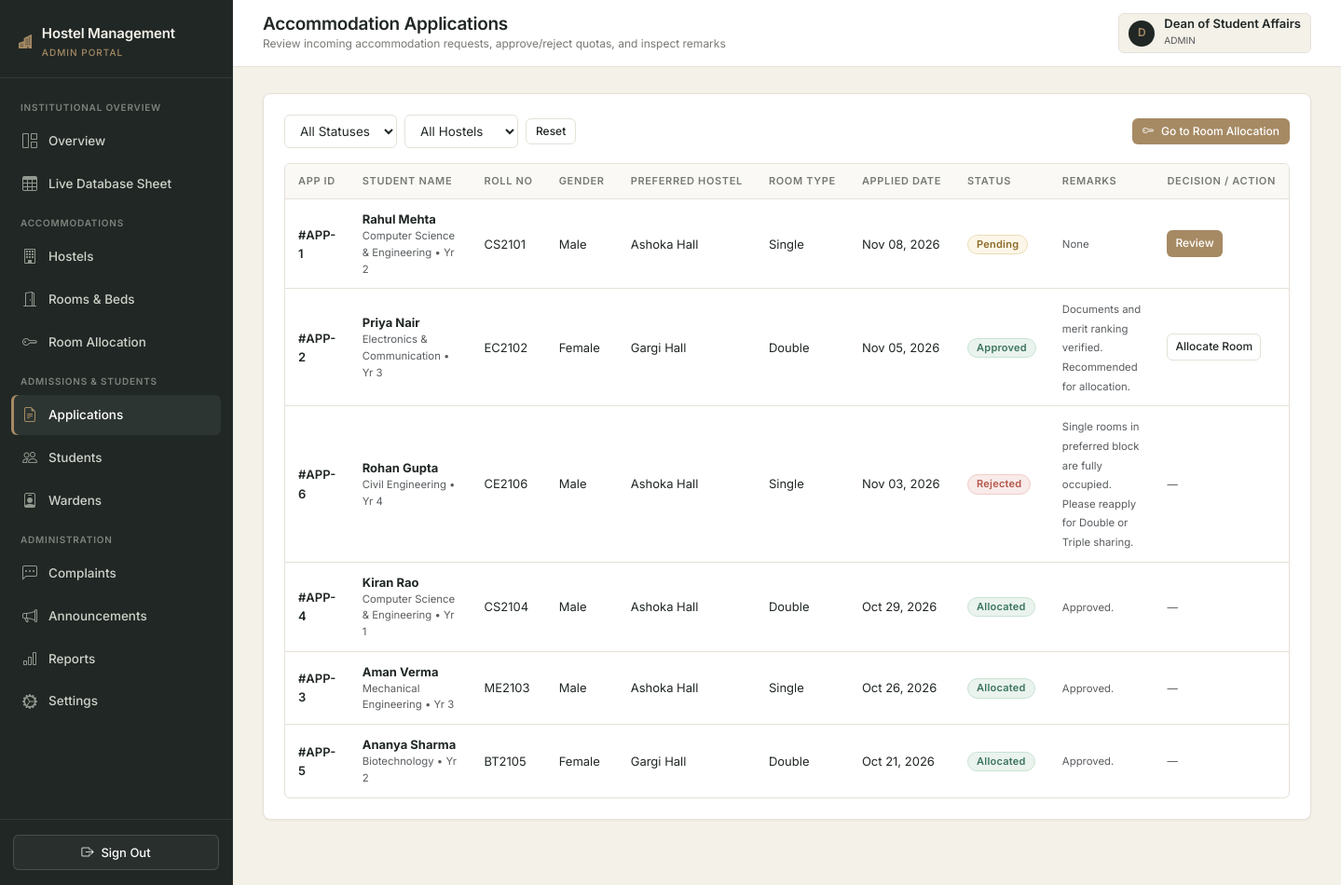
The page /admin/applications (signed in) on the database its author committed.
### hostel_allocation_system/app/models.py (models this page shows, shortened)
class User(UserMixin, db.Model):
    __tablename__ = "users"
    id = db.Column(db.Integer, primary_key=True)
    name = db.Column(db.String(100), nullable=False)
    email = db.Column(db.String(120), unique=True, nullable=False, index=True)
    password_hash = db.Column(db.String(255), nullable=False)
    role = db.Column(db.Enum("student", "warden", "admin", name="user_roles"), nullable=False)
    created_at = db.Column(db.DateTime, default=datetime.utcnow, nullable=False)
    student = db.relationship("Student", backref="user", uselist=False, cascade="all, delete-orphan")
    warden = db.relationship("Warden", backref="user", uselist=False, cascade="all, delete-orphan")

class Application(db.Model):
    __tablename__ = "applications"
    id = db.Column(db.Integer, primary_key=True)
    student_id = db.Column(db.Integer, db.ForeignKey("students.id", ondelete="CASCADE"), nullable=False)
    preferred_hostel_id = db.Column(db.Integer, db.ForeignKey("hostels.id"), nullable=False)
    preferred_room_type = db.Column(db.Enum("Single", "Double", "Triple", "Dormitory", name="pref_room_types"), nullable=False)
    application_date = db.Column(db.DateTime, default=datetime.utcnow, nullable=False)
    status = db.Column(db.Enum("Pending", "Approved", "Rejected", "Allocated", "Cancelled", name="app_status"), default="Pending", nullable=False)
    admin_remarks = db.Column(db.String(255))
    preferred_hostel = db.relationship("Hostel")
    allocations = db.relationship("Allocation", backref="application", lazy="dynamic")

class Student(db.Model):
    __tablename__ = "students"
    id = db.Column(db.Integer, primary_key=True)
    user_id = db.Column(db.Integer, db.ForeignKey("users.id", ondelete="CASCADE"), unique=True, nullable=False)
    registration_number = db.Column(db.String(30), unique=True, nullable=False, index=True)
    phone = db.Column(db.String(15), nullable=False)
    department = db.Column(db.String(100), nullable=False)
    academic_year = db.Column(db.SmallInteger, nullable=False)
    gender = db.Column(db.Enum("Male", "Female", "Other", name="genders"), nullable=False)
    address = db.Column(db.String(255))
    applications = db.relationship("Application", backref="student", cascade="all, delete-orphan", lazy="dynamic")
    allocations = db.relationship("Allocation", backref="student", cascade="all, delete-orphan", lazy="dynamic")
    complaints = db.relationship("Complaint", backref="student", cascade="all, delete-orphan", lazy="dynamic")

class Hostel(db.Model):
    __tablename__ = "hostels"
    id = db.Column(db.Integer, primary_key=True)
    hostel_name = db.Column(db.String(100), unique=True, nullable=False)
    hostel_type = db.Column(db.Enum("Boys", "Girls", "Co-ed", name="hostel_types"), nullable=False)
    address = db.Column(db.String(255), nullable=False)
    total_rooms = db.Column(db.Integer, default=0, nullable=False)
    description = db.Column(db.Text)
    rooms = db.relationship("Room", backref="hostel", cascade="all, delete-orphan", lazy="dynamic")
    wardens = db.relationship("Warden", backref="hostel", lazy="dynamic")
    complaints = db.relationship("Complaint", backref="hostel", lazy="dynamic")
    announcements = db.relationship("Announcement", backref="hostel", lazy="dynamic")

### hostel_allocation_system/app/admin/routes.py (the view)
@bp.route("/applications")
@login_required
@role_required("admin")
def applications():
    status_filter = request.args.get("status", "").strip()
    hostel_id = request.args.get("hostel_id", type=int)
    apps_query = Application.query.join(Student).join(User)
    if status_filter:
        apps_query = apps_query.filter(Application.status == status_filter)
    if hostel_id:
        apps_query = apps_query.filter(Application.preferred_hostel_id == hostel_id)
    all_apps = apps_query.order_by(Application.application_date.desc()).all()
    hostels = Hostel.query.all()
    decision_form = ApplicationDecisionForm()
    return render_template("admin/applications.html",
                           applications=all_apps,
                           hostels=hostels,
                           selected_status=status_filter,
                           selected_hostel=hostel_id,
                           decision_form=decision_form)

### hostel_allocation_system/app/forms.py
class ApplicationDecisionForm(FlaskForm):
    status = SelectField("Decision", choices=[
        ("Approved", "Approve Application"),
        ("Rejected", "Reject Application")
    ], validators=[DataRequired()])
    admin_remarks = TextAreaField("Admin Remarks / Reason", validators=[Optional(), Length(max=255)])
    submit = SubmitField("Submit Decision")

### hostel_allocation_system/app/__init__.py (called while the page is built)
@login_manager.user_loader
def load_user(user_id):
    from .models import User
    return db.session.get(User, int(user_id))

### hostel_allocation_system/app/templates/admin/applications.html (shortened to what this page needs)
{% extends "shared/base.html" %}
{% block page_title %}Accommodation Applications{% endblock %}
{% block page_subtitle %}Review incoming accommodation requests, approve/reject quotas, and inspect remarks{% endblock %}
{% block content %}
<div class="content-panel">
  <div class="d-flex flex-wrap justify-content-between align-items-center gap-3 mb-3">
    <form method="GET" action="{{ url_for('admin.applications') }}" class="d-flex flex-wrap gap-2 align-items-center">
      <select name="status" class="form-select-custom" style="width: auto;" onchange="this.form.submit()">
        <option value="">All Statuses</option>
      </select>
      <select name="hostel_id" class="form-select-custom" style="width: auto;" onchange="this.form.submit()">
        <option value="">All Hostels</option>
      </select>
      <a href="{{ url_for('admin.applications') }}" class="btn-custom btn-outline-custom btn-sm-custom">Reset</a>
    </form>
    <a href="{{ url_for('admin.allocations') }}" class="btn-custom btn-bronze btn-sm-custom">
      <i class="bi bi-key"></i> Go to Room Allocation
    </a>
  </div>
  {% if applications %}
    <div class="table-responsive-wrapper">
      <table class="custom-table">
        <thead>
          <tr>
            <th>App ID</th>
            <th>Student Name</th>
            <th>Roll No</th>
            <th>Gender</th>
            <th>Preferred Hostel</th>
            <th>Room Type</th>
            <th>Applied Date</th>
            <th>Status</th>
            <th>Remarks</th>
            <th>Decision / Action</th>
          </tr>
        </thead>
        <tbody>
          {% for a in applications %}
            <tr>
              <td class="fw-semibold">#APP-{{ a.id }}</td>
              <td>
                <span class="fw-bold">{{ a.student.user.name }}</span>
                <small class="text-muted d-block">{{ a.student.department }} &bull; Yr {{ a.student.academic_year }}</small>
              </td>
              <td>{{ a.student.registration_number }}</td>
              <td>{{ a.student.gender }}</td>
              <td>{{ a.preferred_hostel.hostel_name }}</td>
              <td>{{ a.preferred_room_type }}</td>
              <td>{{ a.application_date.strftime('%b %d, %Y') }}</td>
              <td>{{ a.status|status_badge|safe }}</td>
              <td style="max-width: 180px;">
                <span class="text-muted small">{{ a.admin_remarks or 'None' }}</span>
              </td>
              <td>
                {% if a.status == 'Pending' %}
                  <div class="d-flex gap-1">
                    <button class="btn-custom btn-bronze btn-sm-custom py-1 px-2" data-bs-toggle="modal" data-bs-target="#decisionModal{{ a.id }}">
                      Review
                    </button>
                  </div>
                {% elif a.status == 'Approved' %}
                  <a href="{{ url_for('admin.allocations') }}" class="btn-custom btn-outline-custom btn-sm-custom py-1 px-2">
                    Allocate Room
                  </a>
                {% else %}
                  <span class="text-muted small">&mdash;</span>
                {% endif %}
              </td>
            </tr>
          {% endfor %}
        </tbody>
      </table>
    </div>
  {% else %}
    <div class="text-center py-5 text-muted small">No applications match the selected criteria.</div>
  {% endif %}
</div>
{% endblock %}

### hostel_allocation_system/app/templates/shared/base.html (shortened to what this page needs)
<!DOCTYPE html>
<html lang="en">
<head>
  <link rel="stylesheet" href="https://cdn.jsdelivr.net/npm/bootstrap@5.3.3/dist/css/bootstrap.min.css">
  <link rel="stylesheet" href="https://cdn.jsdelivr.net/npm/bootstrap-icons@1.11.3/font/bootstrap-icons.min.css">
  <link rel="stylesheet" href="{{ url_for('static', filename='css/main.css') }}">
</head>
<body>
{% if current_user.is_authenticated %}
  <div class="app-wrapper">
    <aside class="app-sidebar">
      <div class="sidebar-header">
        <div class="sidebar-brand">
          <i class="bi bi-buildings-fill text-warning" style="color: var(--accent-bronze) !important;"></i>
          <div>
            <div>Hostel Management</div>
            <small>{{ current_user.role }} portal</small>
          </div>
        </div>
      </div>
      <nav class="sidebar-nav">
        {% if current_user.role == 'admin' %}
          <div class="nav-section-title">Institutional Overview</div>
          <a href="{{ url_for('admin.overview') }}" class="{{ 'active' if request.endpoint == 'admin.overview' else '' }}">
            <i class="bi bi-grid-1x2"></i> Overview
          </a>
          <a href="{{ url_for('admin.sheets') }}" class="{{ 'active' if request.endpoint == 'admin.sheets' else '' }}">
            <i class="bi bi-table"></i> Live Database Sheet
          </a>
          <div class="nav-section-title">Accommodations</div>
          <a href="{{ url_for('admin.hostels') }}" class="{{ 'active' if request.endpoint == 'admin.hostels' else '' }}">
            <i class="bi bi-building"></i> Hostels
          </a>
          <a href="{{ url_for('admin.rooms') }}" class="{{ 'active' if request.endpoint == 'admin.rooms' else '' }}">
            <i class="bi bi-door-open"></i> Rooms & Beds
          </a>
          <a href="{{ url_for('admin.allocations') }}" class="{{ 'active' if request.endpoint == 'admin.allocations' else '' }}">
            <i class="bi bi-key"></i> Room Allocation
          </a>
          <div class="nav-section-title">Admissions & Students</div>
          <a href="{{ url_for('admin.applications') }}" class="{{ 'active' if request.endpoint == 'admin.applications' else '' }}">
            <i class="bi bi-file-earmark-text"></i> Applications
          </a>
          <a href="{{ url_for('admin.students') }}" class="{{ 'active' if request.endpoint == 'admin.students' else '' }}">
            <i class="bi bi-people"></i> Students
          </a>
          <a href="{{ url_for('admin.wardens') }}" class="{{ 'active' if request.endpoint == 'admin.wardens' else '' }}">
            <i class="bi bi-person-badge"></i> Wardens
          </a>
          <div class="nav-section-title">Administration</div>
          <a href="{{ url_for('admin.complaints') }}" class="{{ 'active' if request.endpoint == 'admin.complaints' else '' }}">
            <i class="bi bi-chat-left-dots"></i> Complaints
          </a>
          <a href="{{ url_for('admin.announcements') }}" class="{{ 'active' if request.endpoint == 'admin.announcements' else '' }}">
            <i class="bi bi-megaphone"></i> Announcements
          </a>
          <a href="{{ url_for('admin.reports') }}" class="{{ 'active' if request.endpoint == 'admin.reports' else '' }}">
            <i class="bi bi-bar-chart"></i> Reports
          </a>
          <a href="{{ url_for('admin.settings') }}" class="{{ 'active' if request.endpoint == 'admin.settings' else '' }}">
            <i class="bi bi-gear-wide-connected"></i> Settings
          </a>
        {% endif %}
      </nav>
      <div class="sidebar-footer">
        <a href="{{ url_for('auth.logout') }}" class="btn-custom btn-outline-custom w-100 justify-content-center text-white" style="border-color: rgba(255,255,255,0.15); background: rgba(255,255,255,0.04);">
          <i class="bi bi-box-arrow-right"></i> Sign Out
        </a>
      </div>
    </aside>
    <div class="app-main">
      <header class="app-topbar">
        <div class="d-flex align-items-center gap-3">
          <div class="topbar-title">
            <h1>{% block page_title %}Dashboard{% endblock %}</h1>
            <div class="breadcrumb-sub">{% block page_subtitle %}{{ college_name }}{% endblock %}</div>
          </div>
        </div>
        <div class="topbar-actions">
          <div class="user-profile-badge">
            <div class="user-avatar">{{ current_user.name[:1] }}</div>
            <div>
              <div class="fw-semibold lh-1">{{ current_user.name }}</div>
              <small class="text-muted text-uppercase" style="font-size: 10px;">{{ current_user.role }}</small>
            </div>
          </div>
        </div>
      </header>
      <div class="app-content">
        {% block content %}{% endblock %}
      </div>
    </div>
  </div>
{% endif %}
</body>
</html>

### rows shown on the page
User: role "ADMIN", name "D", name "Dean of Student Affairs"
Application: id "1", student.user.name "Rahul Mehta", student.department "Computer Science & Engineering", student.academic_year "2", student.registration_number "CS2101", student.gender "Male", preferred_hostel.hostel_name "Ashoka Hall", preferred_room_type "Single", application_date "Nov 08, 2026", status|status_badge "Pending", admin_remarks "None"
Application: id "2", student.user.name "Priya Nair", student.department "Electronics & Communication", student.academic_year "3", student.registration_number "EC2102", student.gender "Female", preferred_hostel.hostel_name "Gargi Hall", preferred_room_type "Double", application_date "Nov 05, 2026", status|status_badge "Approved", admin_remarks "Documents and merit ranking verified. Recommended for allocation."
Application: id "6", student.user.name "Rohan Gupta", student.department "Civil Engineering", student.academic_year "4", student.registration_number "CE2106", student.gender "Male", preferred_hostel.hostel_name "Ashoka Hall", preferred_room_type "Single", application_date "Nov 03, 2026", status|status_badge "Rejected", admin_remarks "Single rooms in preferred block are fully occupied. Please reapply for Double or Triple sharing."
Application: id "4", student.user.name "Kiran Rao", student.department "Computer Science & Engineering", student.academic_year "1", student.registration_number "CS2104", student.gender "Male", preferred_hostel.hostel_name "Ashoka Hall", preferred_room_type "Double", application_date "Oct 29, 2026", status|status_badge "Allocated", admin_remarks "Approved."
Application: id "3", student.user.name "Aman Verma", student.department "Mechanical Engineering", student.academic_year "3", student.registration_number "ME2103", student.gender "Male", preferred_hostel.hostel_name "Ashoka Hall", preferred_room_type "Single", application_date "Oct 26, 2026", status|status_badge "Allocated", admin_remarks "Approved."
Application: id "5", student.user.name "Ananya Sharma", student.department "Biotechnology", student.academic_year "2", student.registration_number "BT2105", student.gender "Female", preferred_hostel.hostel_name "Gargi Hall", preferred_room_type "Double", application_date "Oct 21, 2026", status|status_badge "Allocated", admin_remarks "Approved."
